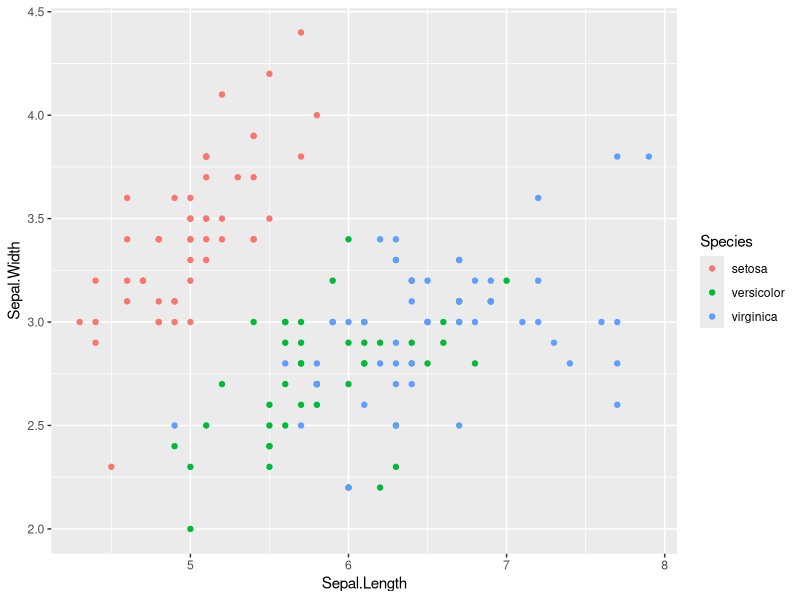
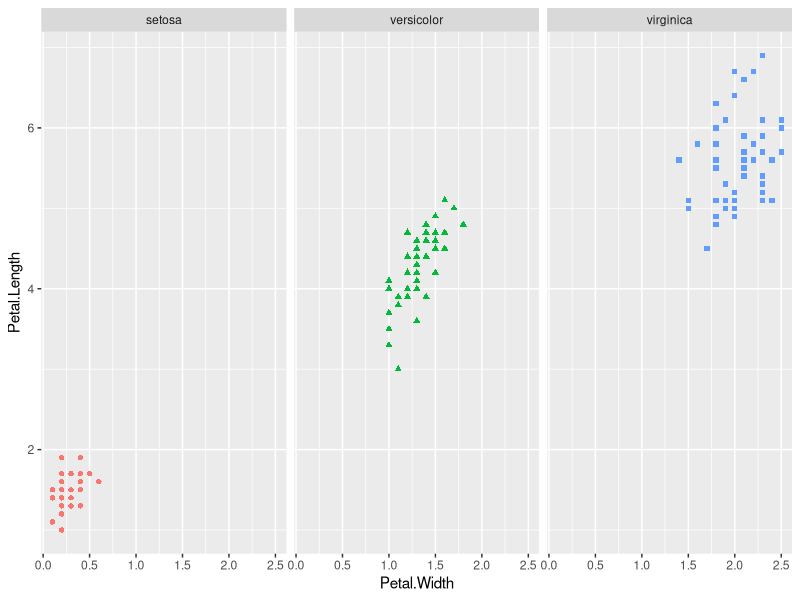
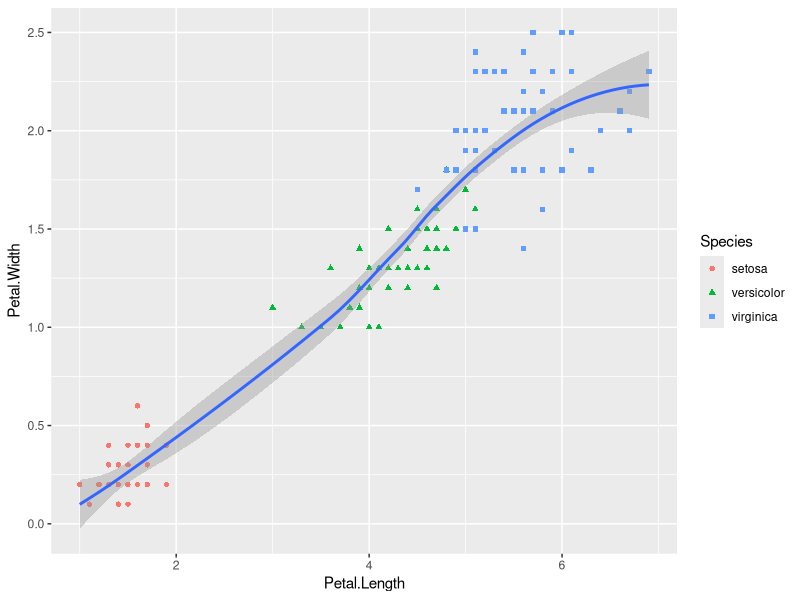

Write R code to recreate these figures, in order.
library(tidyverse)

dim(iris)
str(iris)
?iris

head(iris)
summary(iris)

ggplot(data = iris) +
  geom_point(mapping = aes(x = Sepal.Length, y = Sepal.Width, color = Species))

ggplot(data = iris) +
  geom_point(mapping = aes(x = Petal.Width, y = Petal.Length, 
                           color = Species, shape = Species)) +
  facet_wrap(~Species) +
  theme(legend.position = 'none')

ggplot(data = iris, aes(x = Petal.Length, y = Petal.Width)) +
  geom_point( aes(color = Species, shape = Species)) +
  geom_smooth()
